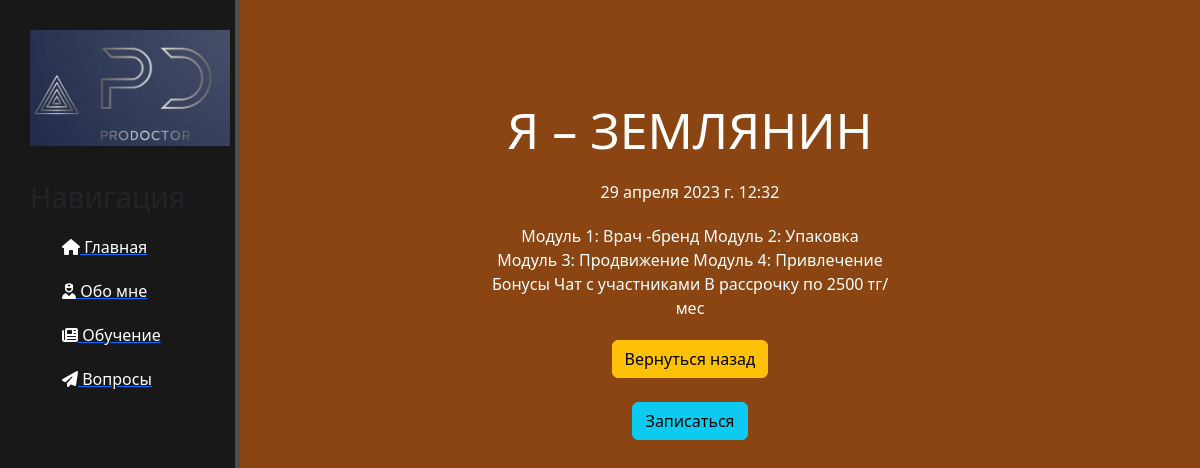
/news/5, run on the app's committed database.
### news/models.py (models this page shows, shortened)
class Articles(models.Model):
    title = models.CharField('Название', max_length=50)
    anons = models.CharField('Анонс', max_length=250)
    full_text = models.TextField('Статья')
    data = models.DateTimeField('Дата публикации')
    class Meta:
        verbose_name = 'Новость'
        verbose_name_plural = 'Новости'

### news/views.py (the view)
# urls.py: path('<int:pk>', views.NewsDetailView.as_view(), name='news-detail'),
class NewsDetailView(DetailView):
    model = Articles
    template_name = 'news/details_view.html'
    context_object_name = 'article'

### news/templates/news/details_view.html (shortened to what this page needs)
{% extends 'main/layout.html' %}
{% block content %}
    <div class="features">
        <h1>{{ article.title }}</h1>
        <p>{{ article.data }}</p>
        <p>{{ article.full_text }}</p>
        <a href="{% url 'news_home' %}" class="btn btn-warning">Вернуться назад</a><br><br>
        <a href="https://api.whatsapp.com/send/?phone=77011944488&text=%D0%97%D0%B4%D1%80%D0%B0%D0%B2%D1%81%D1%82%D0%B2%D1%83%D0%B9%D1%82%D0%B5%21+%D0%A5%D0%BE%D1%87%D1%83+%D0%BD%D0%B0+%D1%82%D0%B0%D1%80%D0%B8%D1%84+%D0%97%D0%B5%D0%BC%D0%BB%D1%8F%D0%BD%D0%B8%D0%BD%21&type=phone_number&app_absent=0" class="btn btn-info">Записаться</a>
    </div>
{% endblock %}

### main/static/main/css/main.css (style rules this page uses)
body { background: #8B4513; }
body .features { float: left; color: #fff; margin-top: 100px; text-align: center; width: 75%; }
body .features h1 { font-size: 50px; }
body .features p { max-width: 400px; margin: 20px auto }

### data on the page
Articles: title "Я – ЗЕМЛЯНИН", data "29 апреля 2023 г. 12:32", full_text "Модуль 1: Врач -бренд Модуль 2: Упаковка Модуль 3: Продвижение Модуль 4: Привлечение Бонусы Чат с участниками В рассрочку по 2500 тг/мес"
